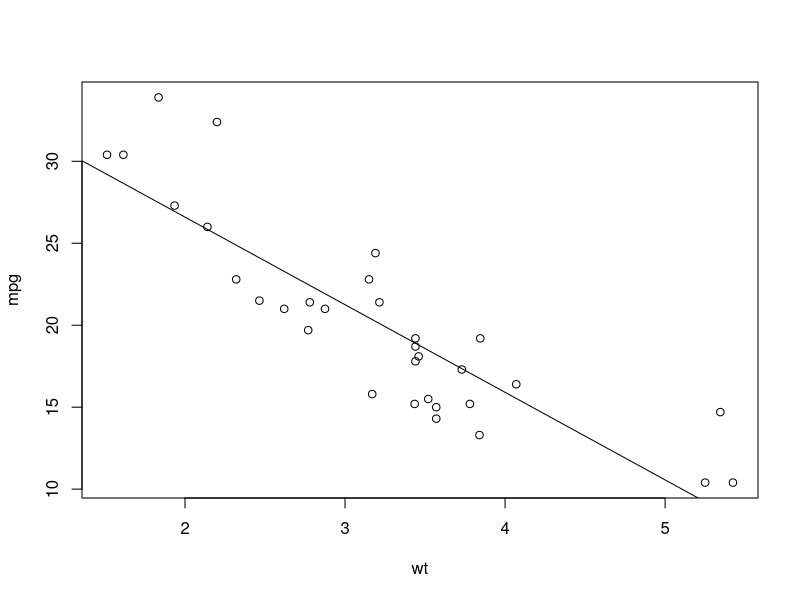
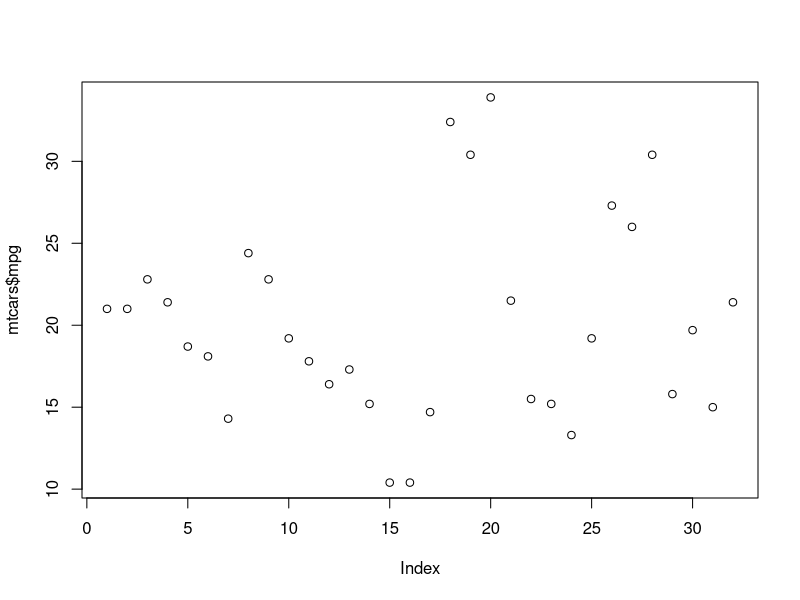

Write the R code that produced these figures, in order.
datasets::mtcars


model <- lm(mtcars$mpg ~ mtcars$wt)


with (mtcars, plot(wt, mpg))
abline(model)

average <- mean(mtcars$mpg)
average
plot(mtcars$mpg)
model